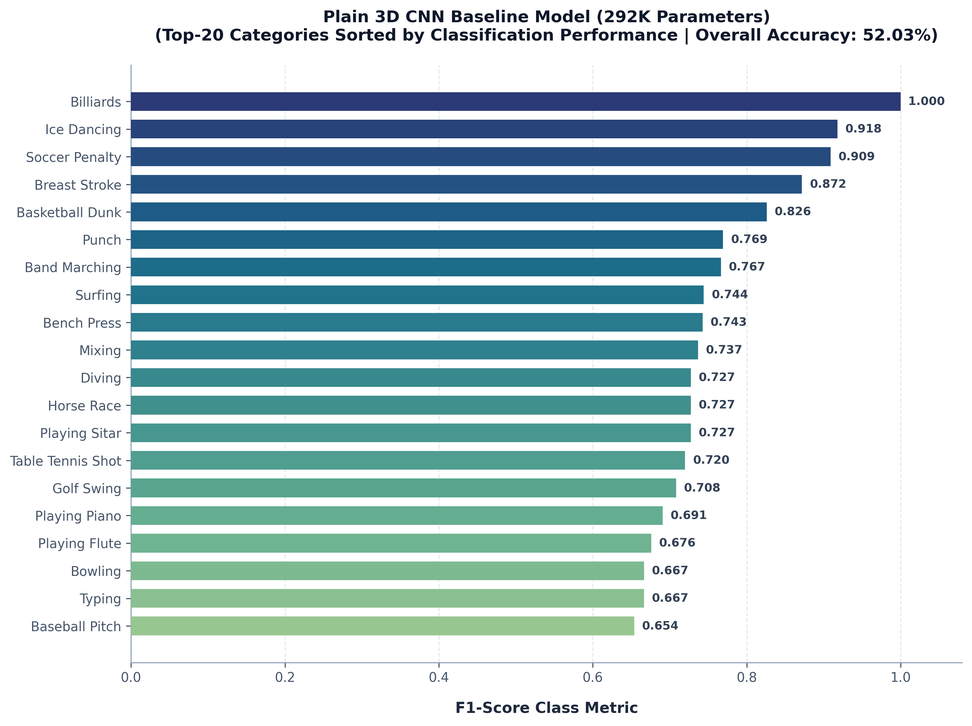
#> input picture a.png, 972 x 726 px, shrunk from 2970 x 2220 before the run
$ python pic.py   (older library calls are emulated)
#> lines starting #> are read from the running program, lines starting #| are printed output that depends on the picture
from PIL import Image, ImageDraw, ImageFont
import os
image_data = [
    ('a.png', '(a) Plain 3D CNN Baseline.'),
    ('b.png', '(b) 3D ResNet-18 (Heavy).'),
    ('c.png', '(c) Proposed R(2+1)D-Light.')
]

images = []

for file, caption in image_data:
    if os.path.exists(file):
        img = Image.open(file)
#> img is the input picture: PIL image 972x726 RGBA; mean R, G, B, A 190.4, 210.3, 214, 255
        images.append((img, caption))
    else:
        print(f"Error! Could not find the image named '{file}'.")
        print("Please check the file name and folder.")
        exit()

if not images:
    print("No images found!")
    exit()

widths = [img.size[0] for img, _ in images]
#> widths = [972, 972, 972]
max_width = max(widths)
#> max_width = 972
caption_height = 180
gap = 30

total_height = 0
for img, _ in images:
    total_height += img.size[1] + caption_height
#> this loop made 3 passes
#> total_height on passes 1 to 3: 906, 1812, 2718
#> after the loop, total_height = 2718

new_image = Image.new('RGB', (max_width, total_height), (255, 255, 255))
#> new_image: PIL image 972x2718 RGB; every value is 255
draw = ImageDraw.Draw(new_image)
font_size = 70

try:
    font = ImageFont.truetype("times.ttf", font_size)
except IOError:
    try:
        font = ImageFont.truetype("/Library/Fonts/Times New Roman.ttf", font_size)
    except IOError:
        try:
            font = ImageFont.truetype("/usr/share/fonts/truetype/msttcorefonts/Times_New_Roman.ttf", font_size)
        except IOError:
            print("Times New Roman font not found. Using default font instead.")
            font = ImageFont.load_default()
y_offset = 0
for img, caption in images:
    x_offset = (max_width - img.size[0]) // 2
    new_image.paste(img, (x_offset, y_offset))

    caption_y = y_offset + img.size[1] + gap

    try:
        bbox = draw.textbbox((0, 0), caption, font=font)
        text_width = bbox[2] - bbox[0]
        text_height = bbox[3] - bbox[1]
    except AttributeError:
        text_width, text_height = draw.textsize(caption, font=font)

    caption_x = (max_width - text_width) // 2

    draw.text((caption_x, caption_y), caption, fill=(0, 0, 0), font=font)

    y_offset += img.size[1] + caption_height
#> this loop made 3 passes
#> (caption, caption_y, bbox, text_width, text_height, caption_x, y_offset) on passes 1 to 3: ('(a) Plain 3D CNN Baseline.', 756, (0, 12, 926, 74), 926, 62, 23, 906), ('(b) 3D ResNet-18 (Heavy).', 1662, (0, 12, 925, 80), 925, 68, 23, 1812), ('(c) Proposed R(2+1)D-Light.', 2568, (0, 12, 987, 80), 987, 68, -8, 2718)
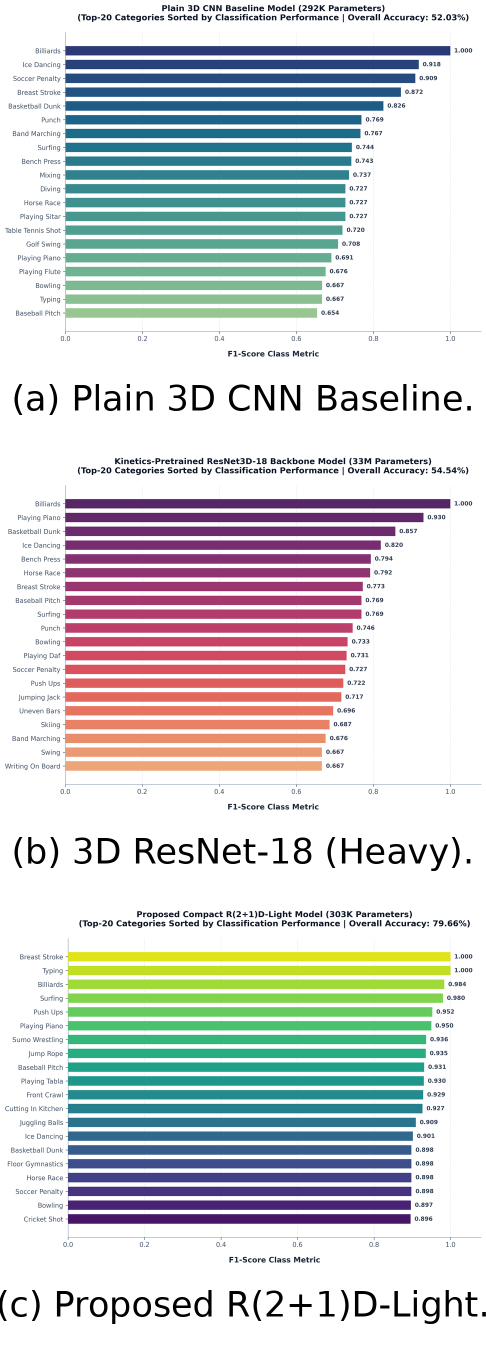
#> new_image: PIL image 972x2718 RGB (shown at 1/2 size); mean R, G, B 206.8, 210.1, 210.7
#> after the loop, y_offset = 2718

new_image.save('Final_Combined_Image.jpg', quality=95)
print("=" * 50)
print("Images successfully combined with captions!")
print("The file 'Final_Combined_Image.jpg' has been saved in your folder.")
print("=" * 50)
